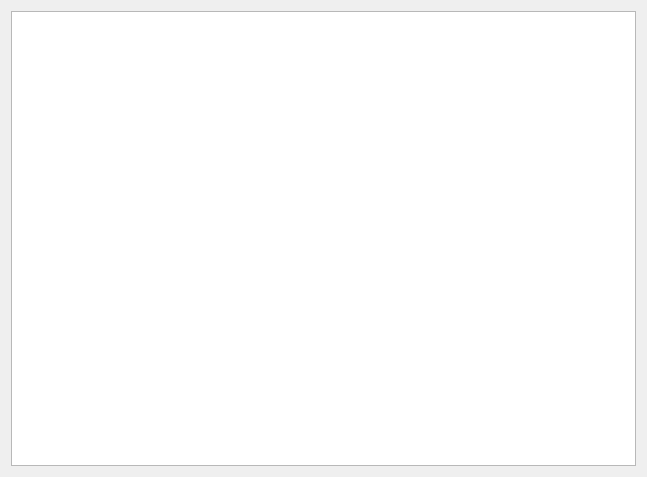
<?xml version="1.0" encoding="UTF-8"?>
<ui version="4.0">
 <class>VendorDisplay</class>
 <widget class="QWidget" name="VendorDisplay">
  <property name="geometry">
   <rect>
    <x>0</x>
    <y>0</y>
    <width>647</width>
    <height>477</height>
   </rect>
  </property>
  <property name="windowTitle">
   <string>Form</string>
  </property>
  <layout class="QHBoxLayout" name="horizontalLayout">
   <item>
    <widget class="QTableView" name="vendor_table_view"/>
   </item>
  </layout>
 </widget>
 <resources/>
 <connections/>
</ui>
